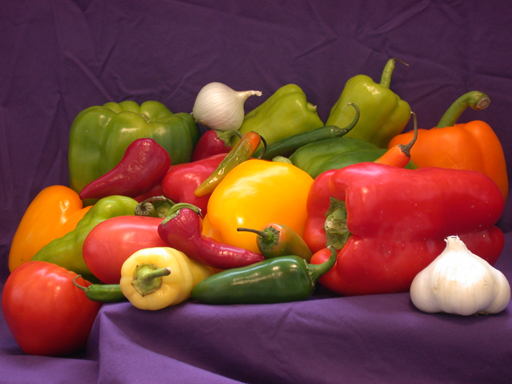
%> input picture Computer Vision/Photometric_Color/colorspace/myimage.png, 512 x 384 px
$ octave --eval "result = rgb2grays(imread('myimage.png'));"   (GNU Octave 9; MATLAB toolbox functions it lacks are replaced by stand-ins)
%> lines starting %> are read from the running program, lines starting %| are printed output that depends on the picture
function [output_image] = rgb2grays(input_image)
% converts an RGB into grayscale by using 4 different methods
% Extrat values from R, G, B channels
im1 = im2double(input_image);
R = double(im1(:,:,1));
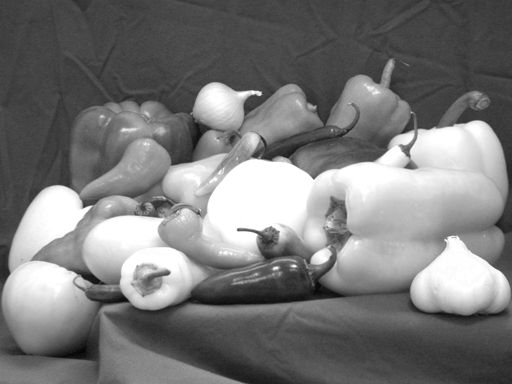
%> R: size 384x512 double; min 0.0196, max 1, mean 0.474
G = double(im1(:,:,2));
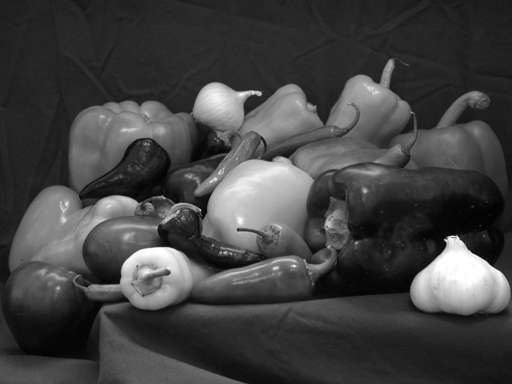
%> G: size 384x512 double; min 0.00392, max 1, mean 0.26
B = double(im1(:,:,3));
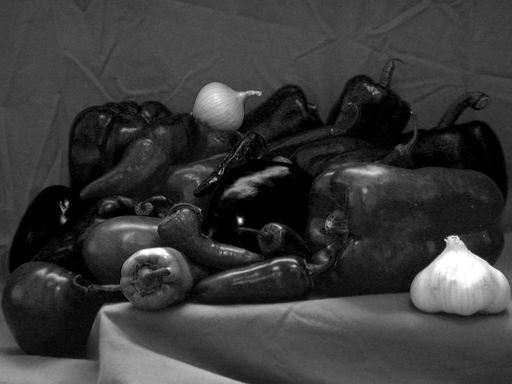
%> B: size 384x512 double; min 0, max 1, mean 0.226
% ligtness method
%(max(R, G, B) + min(R, G, B)) / 2.
a = (max(max(R,G),B)+min(min(R,G),B))./2;
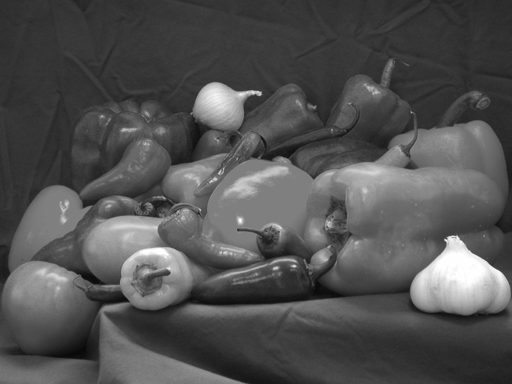
%> a: size 384x512 double; min 0.0294, max 1, mean 0.319
% average method
% (R + G + B) / 3
b = (R + G + B) ./ 3;
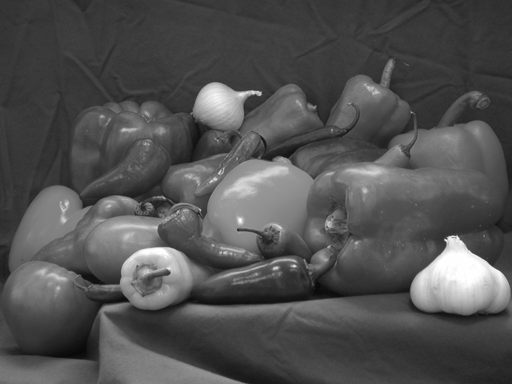
%> b: size 384x512 double; min 0.0314, max 1, mean 0.32
% luminosity method
% 0.21 R + 0.72 G + 0.07 B
c = 0.21 * R + 0.72 * G + 0.07 * B;
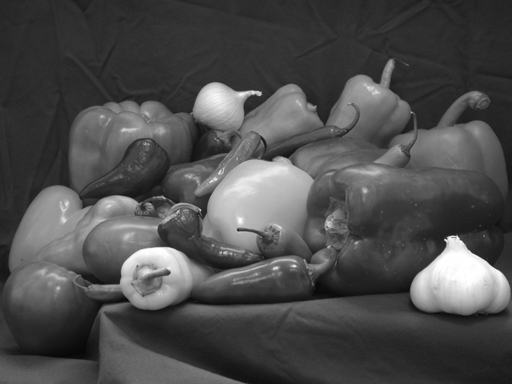
%> c: size 384x512 double; min 0.0291, max 1, mean 0.303
% built-in MATLAB function
d = rgb2gray(im1);
dimension = size(input_image);
%> dimension = [384 512 3]
output_image = zeros(dimension(1),dimension(2),4);
output_image(:,:,1)=a;
output_image(:,:,2)=b;
output_image(:,:,3)=c;
output_image(:,:,4)=d;
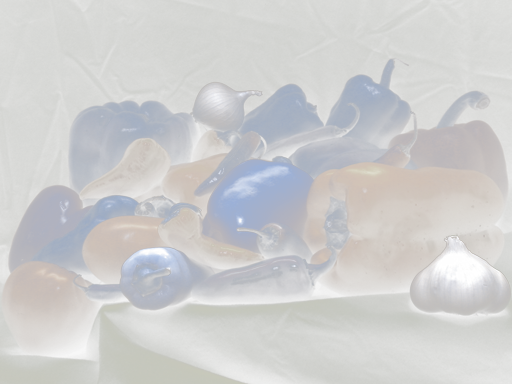
%> output_image: size 384x512x4 double; mean R, G, B, A 0.319, 0.32, 0.303, 0.32; transparent parts drawn white
end
